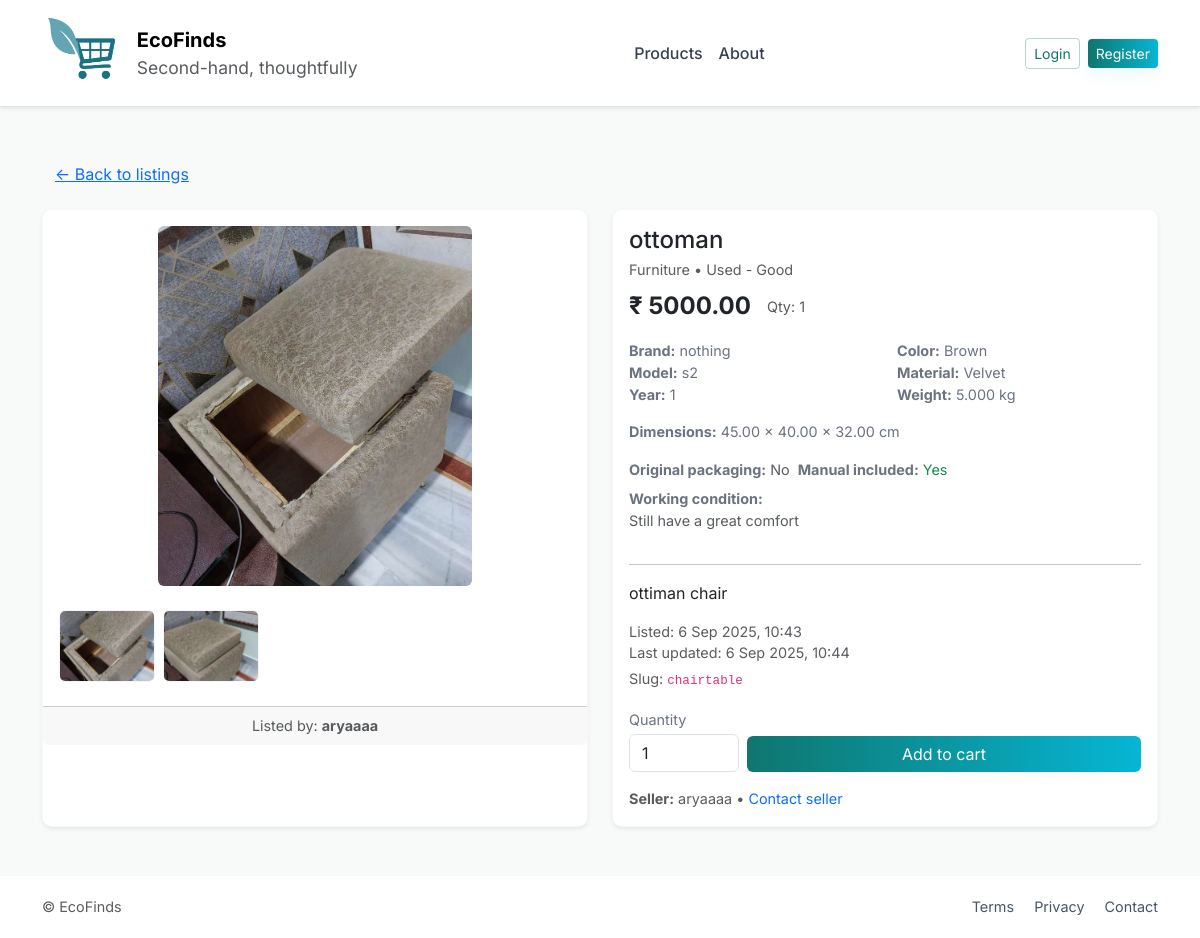
Screenshot of /product/chairtable/ with the database file from the repository.
### market/models.py (models this page shows, shortened)
class Product(models.Model):
    owner = models.ForeignKey("market.UserAccount", on_delete=models.CASCADE, related_name="products")
    title = models.CharField(max_length=250, db_index=True)
    slug = models.SlugField(max_length=280, unique=True, blank=True)
    description = models.TextField(blank=True)
    category = models.CharField(max_length=50, choices=CATEGORIES, default="other")
    price = models.DecimalField(max_digits=10, decimal_places=2)
    quantity = models.PositiveIntegerField(default=1)
    condition = models.CharField(max_length=30, choices=CONDITIONS, default="used_good")
    year_of_manufacture = models.PositiveIntegerField(null=True, blank=True)
    brand = models.CharField(max_length=150, blank=True)
    model = models.CharField(max_length=150, blank=True)
    length_cm = models.DecimalField(max_digits=7, decimal_places=2, null=True, blank=True)
    width_cm  = models.DecimalField(max_digits=7, decimal_places=2, null=True, blank=True)
    height_cm = models.DecimalField(max_digits=7, decimal_places=2, null=True, blank=True)
    weight_kg = models.DecimalField(max_digits=7, decimal_places=3, null=True, blank=True)
    material = models.CharField(max_length=100, blank=True)
    color = models.CharField(max_length=80, blank=True)
    original_packaging = models.BooleanField(default=False)
    manual_included = models.BooleanField(default=False)
    working_condition_description = models.TextField(blank=True)
    is_available = models.BooleanField(default=True)
    created_at = models.DateTimeField(auto_now_add=True)
    updated_at = models.DateTimeField(auto_now=True)
    class Meta:
        ordering = ["-created_at"]
    @property
    def primary_image_url(self):
        first = self.images.first()
        if first and first.image:
            return first.image.url
        return "/static/img/placeholder.png"

class ProductImage(models.Model):
    product = models.ForeignKey(Product, on_delete=models.CASCADE, related_name="images")
    image = models.ImageField(upload_to="products/%Y/%m/%d/")
    alt = models.CharField(max_length=255, blank=True)
    created_at = models.DateTimeField(auto_now_add=True)
    class Meta:
        ordering = ["created_at"]

class UserAccount(models.Model):
    username = models.CharField(max_length=150, unique=True)
    email = models.EmailField(unique=True)
    password = models.CharField(max_length=255)  # store hashed password ideally
    created_at = models.DateTimeField(auto_now_add=True)
    avatar = models.ImageField(upload_to='avatars/', null=True, blank=True)

### market/views.py (the view)
# urls.py: path("product/<slug:slug>/", views.product_detail, name="product_detail"),
def product_detail(request, slug):
    product = get_object_or_404(Product, slug=slug)
    context = {"product": product}
    return render(request, "market/product_detail.html", context)

### templates/market/product_detail.html (shortened to what this page needs)
{% extends "base.html" %}
{% block content %}
<a href="{% url 'market:product_list' %}" class="btn btn-link mb-3">&larr; Back to listings</a>
<div class="row g-4">
  <div class="col-12 col-md-6">
    <div class="card shadow-sm h-100">
      <div class="p-3">
        {% if product.images.all %}
          <div class="text-center mb-3">
            <img src="{{ product.primary_image_url }}" alt="{{ product.title }}" class="img-fluid rounded main-image" style="max-height:360px; object-fit:contain;">
          </div>
          <div class="d-flex flex-row gap-2 overflow-auto py-2">
            {% for img in product.images.all %}
              <img src="{{ img.image.url }}" alt="{{ product.title }} thumbnail {{ forloop.counter }}" class="img-thumb rounded" style="height:72px; cursor:pointer; object-fit:cover;">
            {% endfor %}
          </div>
        {% else %}
          <div class="d-flex align-items-center justify-content-center" style="height:360px; background:#f8faf9; border-radius:8px;">
            <img src="{{ product.primary_image_url }}" alt="{{ product.title }}" class="img-fluid rounded" style="max-height:320px; object-fit:contain;">
          </div>
        {% endif %}
      </div>
      <div class="card-footer text-muted small text-center">
        Listed by: <strong>{{ product.owner.username|default:"Seller" }}</strong>
      </div>
    </div>
  </div>
  <div class="col-12 col-md-6">
    <div class="card shadow-sm h-100 d-flex flex-column">
      <div class="card-body d-flex flex-column">
        <div class="mb-2">
          <h2 class="h4 mb-1">{{ product.title }}</h2>
          <div class="small text-muted">
            {{ product.get_category_display }}{% if product.get_condition_display %} • {{ product.get_condition_display }}{% endif %}
          </div>
        </div>
        <div class="d-flex align-items-center gap-3 mb-3">
          {% if not product.is_available or product.quantity == 0 %}
            <span class="badge bg-danger">Sold out</span>
            <div class="fs-5 fw-bold text-muted">₹ {{ product.price }}</div>
          {% else %}
            <div class="fs-4 fw-bold">₹ {{ product.price }}</div>
            <div class="small text-muted">Qty: {{ product.quantity }}</div>
          {% endif %}
        </div>
        <div class="row mb-3 small">
          <div class="col-6">
            {% if product.brand %}<div><strong>Brand:</strong> {{ product.brand }}</div>{% endif %}
            {% if product.model %}<div><strong>Model:</strong> {{ product.model }}</div>{% endif %}
            {% if product.year_of_manufacture %}<div><strong>Year:</strong> {{ product.year_of_manufacture }}</div>{% endif %}
          </div>
          <div class="col-6">
            {% if product.color %}<div><strong>Color:</strong> {{ product.color }}</div>{% endif %}
            {% if product.material %}<div><strong>Material:</strong> {{ product.material }}</div>{% endif %}
            {% if product.weight_kg %}<div><strong>Weight:</strong> {{ product.weight_kg }} kg</div>{% endif %}
          </div>
        </div>
        {% if product.length_cm or product.width_cm or product.height_cm %}
          <div class="mb-3 small">
            <strong>Dimensions:</strong>
            {{ product.length_cm|default:"—" }} × {{ product.width_cm|default:"—" }} × {{ product.height_cm|default:"—" }} cm
          </div>
        {% endif %}
        <div class="mb-3">
          <div class="d-flex gap-2 flex-wrap small">
            <div>
              <strong>Original packaging:</strong>
              {% if product.original_packaging %}<span class="text-success">Yes</span>{% else %}<span class="text-muted">No</span>{% endif %}
            </div>
            <div>
              <strong>Manual included:</strong>
              {% if product.manual_included %}<span class="text-success">Yes</span>{% else %}<span class="text-muted">No</span>{% endif %}
            </div>
          </div>
          {% if product.working_condition_description %}
            <div class="mt-2 small">
              <strong>Working condition:</strong>
              <div class="text-muted" style="white-space:pre-wrap;">{{ product.working_condition_description }}</div>
            </div>
          {% endif %}
        </div>
        <hr>
        <div class="mb-3" style="white-space:pre-wrap;">{{ product.description|default:"No description provided."|linebreaksbr }}</div>
        <div class="small text-muted mb-3">
          <div>Listed: {{ product.created_at|date:"j M Y, H:i" }}</div>
          <div>Last updated: {{ product.updated_at|date:"j M Y, H:i" }}</div>
          <div class="mt-1">Slug: <code>{{ product.slug }}</code></div>
        </div>
        <div class="mt-auto">
          {% if request.session.user_id and request.session.user_id == product.owner.id %}
            <div class="d-flex gap-2">
              <a href="{% url 'market:product_edit' pk=product.id %}" class="btn btn-warning w-100">Edit</a>
              <a href="{% url 'market:product_delete' pk=product.id %}" class="btn btn-danger w-100">Delete</a>
            </div>
          {% else %}
            <form method="post" action="{% url 'market:add_to_cart' %}" class="row g-2 align-items-end">
              <div class="col-auto">
                <label for="id_qty" class="form-label small mb-1">Quantity</label>
                <input id="id_qty" type="number" name="qty" value="1" min="1" max="{{ product.quantity }}" class="form-control" style="width:110px;">
              </div>
              <div class="col">
                {% if not product.is_available or product.quantity == 0 %}
                  <button type="button" class="btn btn-secondary w-100" disabled>Sold out</button>
                {% else %}
                  <button type="submit" class="btn btn-success w-100">Add to cart</button>
                {% endif %}
              </div>
            </form>
            <div class="mt-3 small text-muted">
              <strong>Seller:</strong> {{ product.owner.username|default:"Seller" }}
              {% if product.owner.email %} • <a href="mailto:{{ product.owner.email }}" class="text-decoration-none">Contact seller</a>{% endif %}
            </div>
          {% endif %}
        </div>
      </div>
    </div>
  </div>
</div>
{% endblock %}

### templates/base.html (style rules this page uses)
:root { --primary: #0f766e; --accent: #06b6d4; --bg-soft: #f8faf9; --muted: #6b7280; --card: #ffffff; }
html, body { height: 100%; }
body { display: flex; flex-direction: column; min-height: 100vh; font-family: "Inter", system-ui, -apple-system, "Segoe UI", Roboto, Arial; background: var(--bg-soft); color: #0f172a; -webkit-font-smoothing:antialiased; }
.bg-soft { background: var(--bg-soft) !important; }
.card { border: 1px solid rgba(15,118,110,0.05); border-radius: 12px; background: var(--card); box-shadow: 0 6px 18px rgba(13, 38, 59, 0.04); }
.small { font-size: .9rem; color: var(--muted); }

### templates/market/product_detail.html (style rules this page uses)
.main-image { max-height: 360px; }
.img-thumb { width: 96px; height: 72px; object-fit:cover; border-radius:6px; border:1px solid rgba(0,0,0,0.04); }
.card { border-radius: 10px; border:1px solid rgba(15,118,110,0.04); }
.btn-success { background: linear-gradient(90deg, #0f766e, #06b6d4); border: none; color: #fff; }

### rows the page displays
Product: primary_image_url (picture), owner.username "aryaaaa", title "ottoman", category "Furniture", condition "Used - Good", price "5000.00", quantity "1", brand "nothing", model "s2", year_of_manufacture "1", color "Brown", material "Velvet", weight_kg "5.000", length_cm "45.00", width_cm "40.00", height_cm "32.00", working_condition_description "Still have a great comfort", description "ottiman chair", created_at "6 Sep 2025, 10:43", updated_at "6 Sep 2025, 10:44", slug "chairtable", qty "1"
ProductImage: image (picture)
ProductImage: image (picture)
